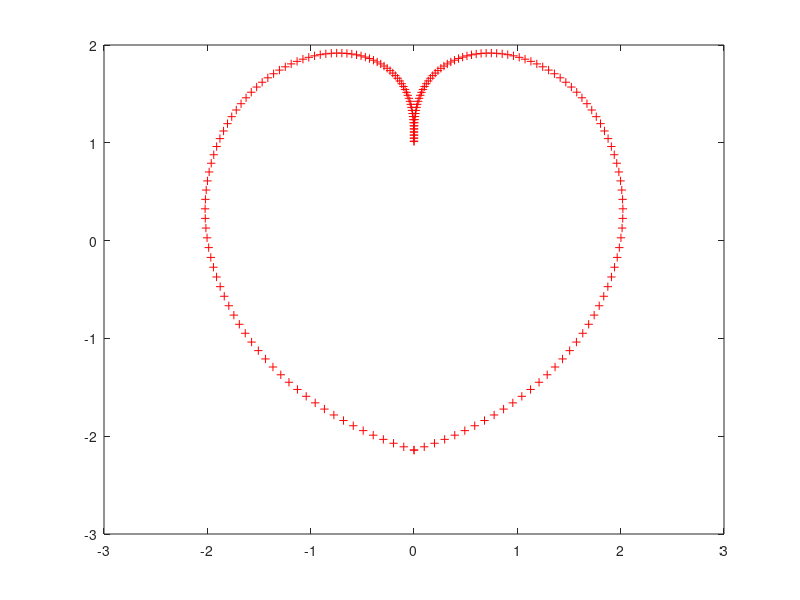
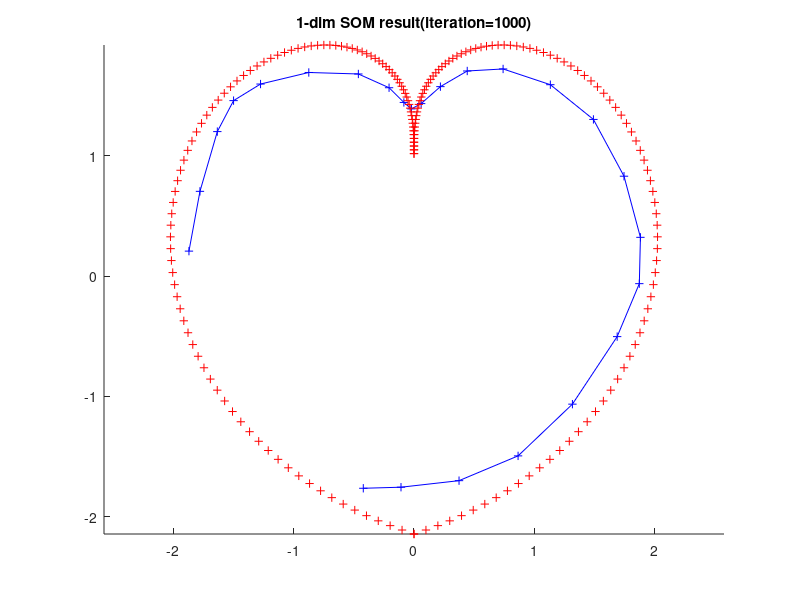

These charts were generated, in order, by the following MATLAB code:

% generate the training data
t = linspace(-pi,pi,200);
trainX =[t.*sin(pi*sin(t)./t); 1-abs(t).*cos(pi*sin(t)./t)];
plot(trainX(1,:),trainX(2,:),'+r');
data = size(trainX,2);

%construct the net
nRows = 1;
nCols = 25;
numNeurons = nRows*nCols;
weights = rand(2,numNeurons);

%construct training parameter
% numIteration = 500;
numIteration = 1000;
record = 1000;
% record = [0,10,20,50,100:100:numIteration];
r = 1;i=0;
learning_rate0 = 0.1;
sigma0 = sqrt(nRows^2+nCols^2)/2;
tau0 = numIteration/log(sigma0);

%training process
while i <= numIteration
    sampleIdx = randi(data);
    sample = trainX(:,sampleIdx);
    distance = sum((sample-weights).^2);
    [minDist,minIdx] = min(distance);
    [row, col] = ind2sub([nRows,nCols],minIdx);
    sigma = sigma0*exp(-i/tau0);
    learning_rate = learning_rate0*exp(i/numIteration);
    for j = 1:numNeurons
        [neuronRow, neuronCol] = ind2sub([nRows, nCols],j);
        distance2neuron = sqrt((neuronRow-row)^2+(neuronCol-col)^2);
        h = exp(-distance2neuron^2/(2*sigma)^2);
        weights(:,j) = weights(:,j)+h*learning_rate*(sample-weights(:,j));
    end 
    
    %plot
    if i == record(r)
        figure
        hold on
        plot(weights(1,:), weights(2,:), '+b-');
        plot(trainX(1,:), trainX(2,:), '+r');
        title(['1-dim SOM result(iteration=', num2str(i), ')'])
        hold off
        axis equal
%         saveas(gcf, ['1-dim SOM result(iteration=', num2str(iter), ').png'])
        r = r + 1;
    end    
    i = i+1    
end
    



